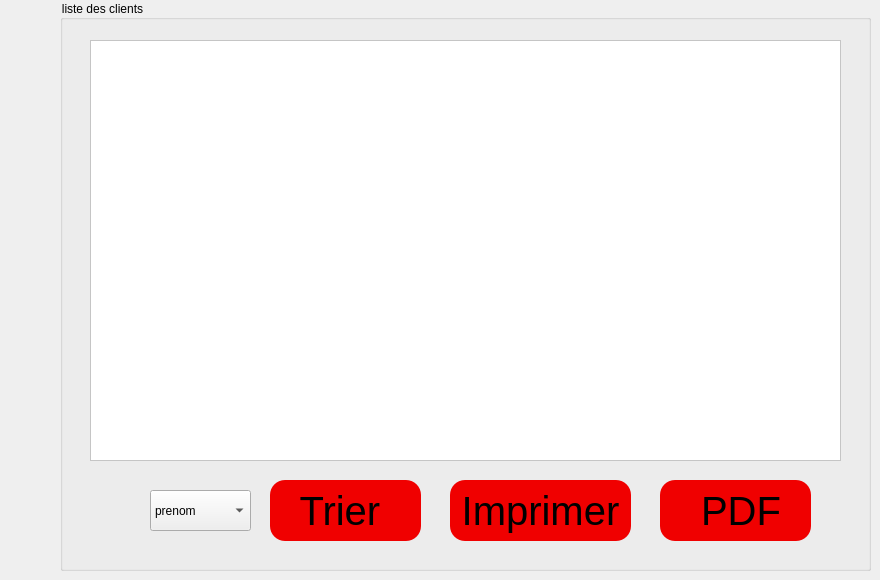
      <widget class="QWidget" name="tab_5">
       <attribute name="title">
        <string>liste des clients</string>
       </attribute>
       <widget class="QGroupBox" name="groupBox_5">
        <property name="geometry">
         <rect>
          <x>60</x>
          <y>0</y>
          <width>811</width>
          <height>571</height>
         </rect>
        </property>
        <property name="styleSheet">
         <string notr="true">
border-color: rgb(0, 0, 0);
color: rgb(0, 0, 0);
</string>
        </property>
        <property name="title">
         <string>liste des clients</string>
        </property>
        <widget class="QTableView" name="tab_client">
         <property name="geometry">
          <rect>
           <x>30</x>
           <y>40</y>
           <width>751</width>
           <height>421</height>
          </rect>
         </property>
         <property name="styleSheet">
          <string notr="true">background-color: rgb(255, 255, 255);</string>
         </property>
        </widget>
        <widget class="QPushButton" name="pushButton_PDF">
         <property name="geometry">
          <rect>
           <x>600</x>
           <y>480</y>
           <width>151</width>
           <height>61</height>
          </rect>
         </property>
         <property name="styleSheet">
          <string notr="true">QPushButton {
color: #000000;
background:#f00000;
border-radius: 15px;
font-size:40px;
font-family:Arial, Helvetica, sans-serif;
}
QPushButton:hover {
color:#aa0000;
border:15px;
background:#000000;
}
</string>
         </property>
         <property name="text">
          <string> PDF</string>
         </property>
        </widget>
        <widget class="QPushButton" name="pushButton_trie">
         <property name="geometry">
          <rect>
           <x>210</x>
           <y>480</y>
           <width>151</width>
           <height>61</height>
          </rect>
         </property>
         <property name="styleSheet">
          <string notr="true">
QPushButton {
color: #000000;
background:#f00000;
border-radius: 15px;
font-size:40px;
font-family:Arial, Helvetica, sans-serif;
}
QPushButton:hover {
color:#aa0000;
border:15px;
background:#000000;
}
</string>
         </property>
         <property name="text">
          <string>Trier </string>
         </property>
        </widget>
        <widget class="QPushButton" name="pushButton_imprimer">
         <property name="geometry">
          <rect>
           <x>390</x>
           <y>480</y>
           <width>181</width>
           <height>61</height>
          </rect>
         </property>
         <property name="styleSheet">
          <string notr="true">
QPushButton {
color: #000000;
background:#f00000;
border-radius: 15px;
font-size:40px;
font-family:Arial, Helvetica, sans-serif;
}
QPushButton:hover {
color:#aa0000;
border:15px;
background:#000000;
}
</string>
         </property>
         <property name="text">
          <string>Imprimer</string>
         </property>
        </widget>
        <widget class="QComboBox" name="comboBox_trid">
         <property name="geometry">
          <rect>
           <x>90</x>
           <y>490</y>
           <width>101</width>
           <height>41</height>
          </rect>
         </property>
         <property name="styleSheet">
          <string notr="true">font: 12pt &quot;MS Shell Dlg 2&quot;;
</string>
         </property>
         <item>
          <property name="text">
           <string>prenom</string>
          </property>
         </item>
         <item>
          <property name="text">
           <string>ville</string>
          </property>
         </item>
         <item>
          <property name="text">
           <string>cin</string>
          </property>
         </item>
        </widget>
       </widget>
      </widget>
